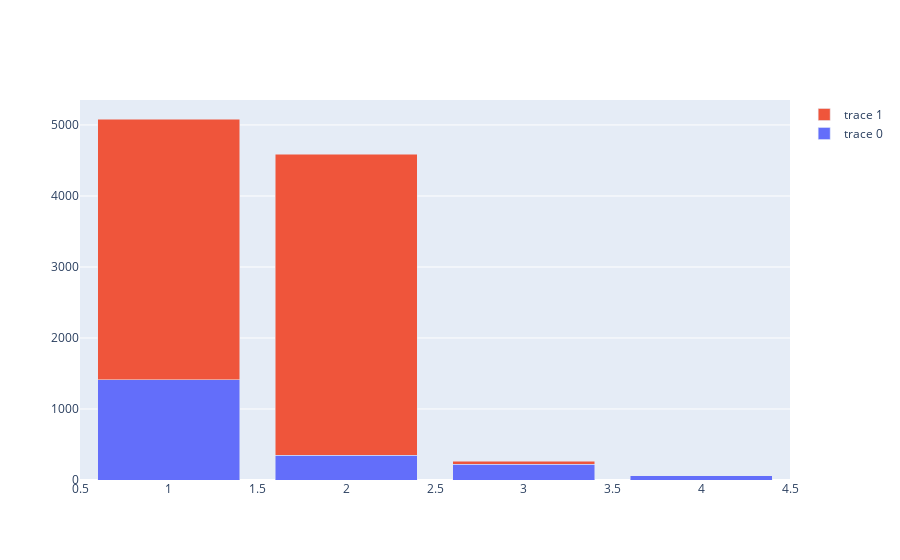

Here is the notebook cell this chart was saved with:
### Code cell
fig = go.Figure()
s1 = churn_data.groupby(by='NumOfProducts')['Exited'].agg(['count', 'sum', 'mean'])

s1['NumOfProducts'] = s1.index
s1['rest'] = s1['count'] - s1['sum']
values = s1['sum']
values2 = s1['rest']
labels = tuple(range(1,5))

fig = go.Figure()
fig.add_trace(go.Bar(x = labels, y = values))
fig.add_trace(go.Bar(x = labels, y = values2))
fig.update_layout(barmode='stack')
fig.show()

### Figure 1 — Plotly figure (JSON) as saved in the notebook; plotly's stock layout.template omitted (floating-point values rounded to 4 significant figures)
{"data": [{"type": "bar", "x": [1, 2, 3, 4], "y": [1409, 348, 220, 60]}, {"type": "bar", "x": [1, 2, 3, 4], "y": [3675, 4242, 46, 0]}], "layout": {"barmode": "stack"}}
